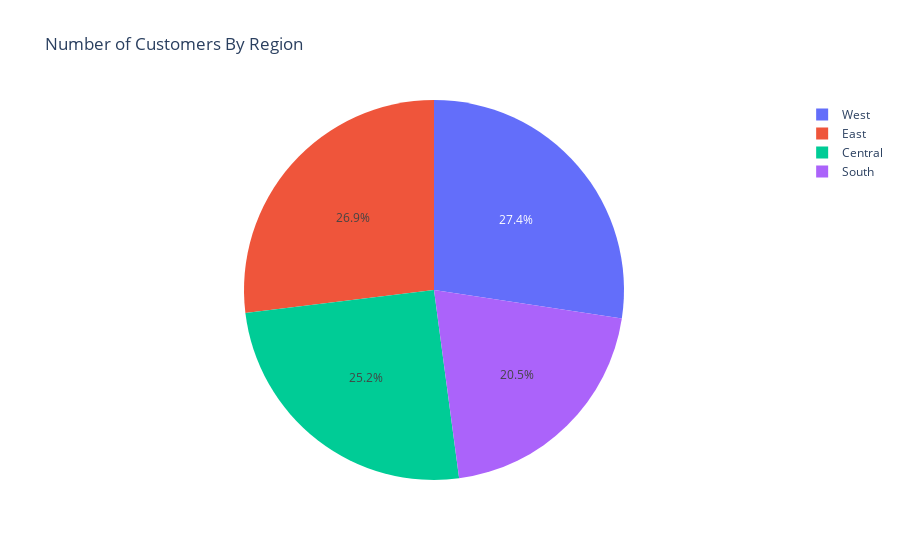

Write notebook code for a chart like this one.
### Code cell
fig = px.pie(cust_reg, values='Customer ID', names='Region',
             title='Number of Customers By Region',
             hover_data=['Sales'], labels={'Sales':'Total Sales'})

fig.show()

### Figure 1 — Plotly figure (JSON) as saved in the notebook; plotly's stock layout.template omitted (floating-point values rounded to 4 significant figures)
{"data": [{"customdata": [[710271], [669565], [492659], [389178]], "domain": {"x": [0, 1], "y": [0, 1]}, "hovertemplate": "Region=%{label}<br>Customer ID=%{value}<br>Total Sales=%{customdata[0]}<extra></extra>", "labels": ["West", "East", "Central", "South"], "legendgroup": "", "name": "", "showlegend": true, "type": "pie", "values": [681, 669, 626, 509]}], "layout": {"legend": {"tracegroupgap": 0}, "title": {"text": "Number of Customers By Region"}}}
